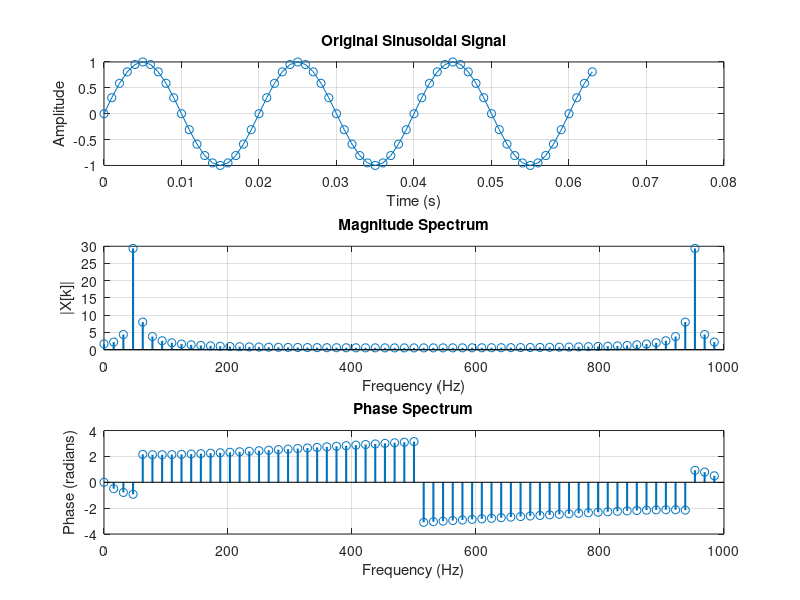
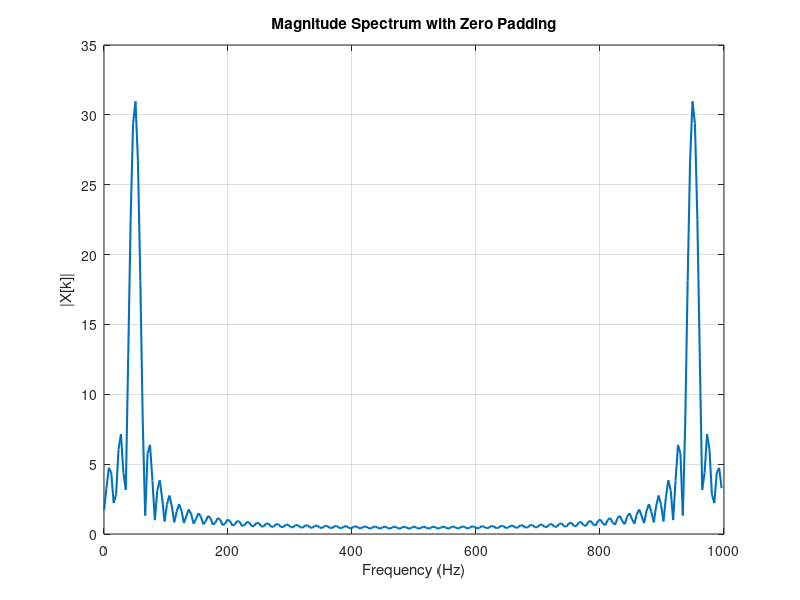
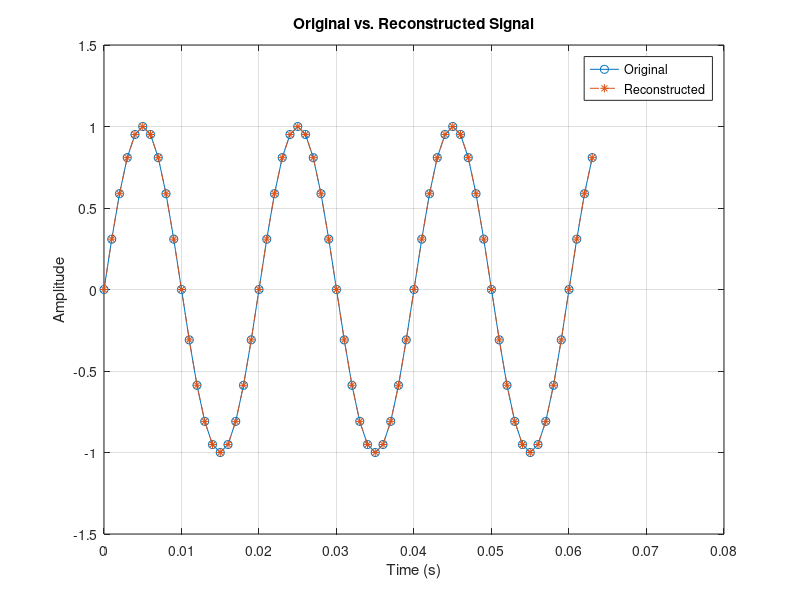

These figures' MATLAB source, in order:
clc;
clear;
close all;

Fs = 1000;
Ts = 1 / Fs;
N = 64;
f0 = 50;

n = 0:N-1;
t = n * Ts;

x = sin(2 * pi * f0 * t);

X = fft(x);

frequencies = (0:N-1) * (Fs / N);

magnitude = abs(X);
phase = angle(X);

figure;
subplot(3,1,1);
plot(t, x, '-o');
grid on;
title('Original Sinusoidal Signal');
xlabel('Time (s)');
ylabel('Amplitude');

subplot(3,1,2);
stem(frequencies, magnitude, 'LineWidth', 1.5);
grid on;
title('Magnitude Spectrum');
xlabel('Frequency (Hz)');
ylabel('|X[k]|');

subplot(3,1,3);
stem(frequencies, phase, 'LineWidth', 1.5);
grid on;
title('Phase Spectrum');
xlabel('Frequency (Hz)');
ylabel('Phase (radians)');

ZP = 256;
x_padded = [x, zeros(1, ZP - length(x))];
X_padded = fft(x_padded);

frequencies_zp = (0:ZP-1) * (Fs / ZP);

figure;
plot(frequencies_zp, abs(X_padded), 'LineWidth', 1.5);
grid on;
title('Magnitude Spectrum with Zero Padding');
xlabel('Frequency (Hz)');
ylabel('|X[k]|');

x_reconstructed = ifft(X);

figure;
plot(t, x, '-o', 'DisplayName', 'Original');
hold on;
plot(t, real(x_reconstructed), '--*', 'DisplayName', 'Reconstructed');
grid on;
title('Original vs. Reconstructed Signal');
xlabel('Time (s)');
ylabel('Amplitude');
legend;
